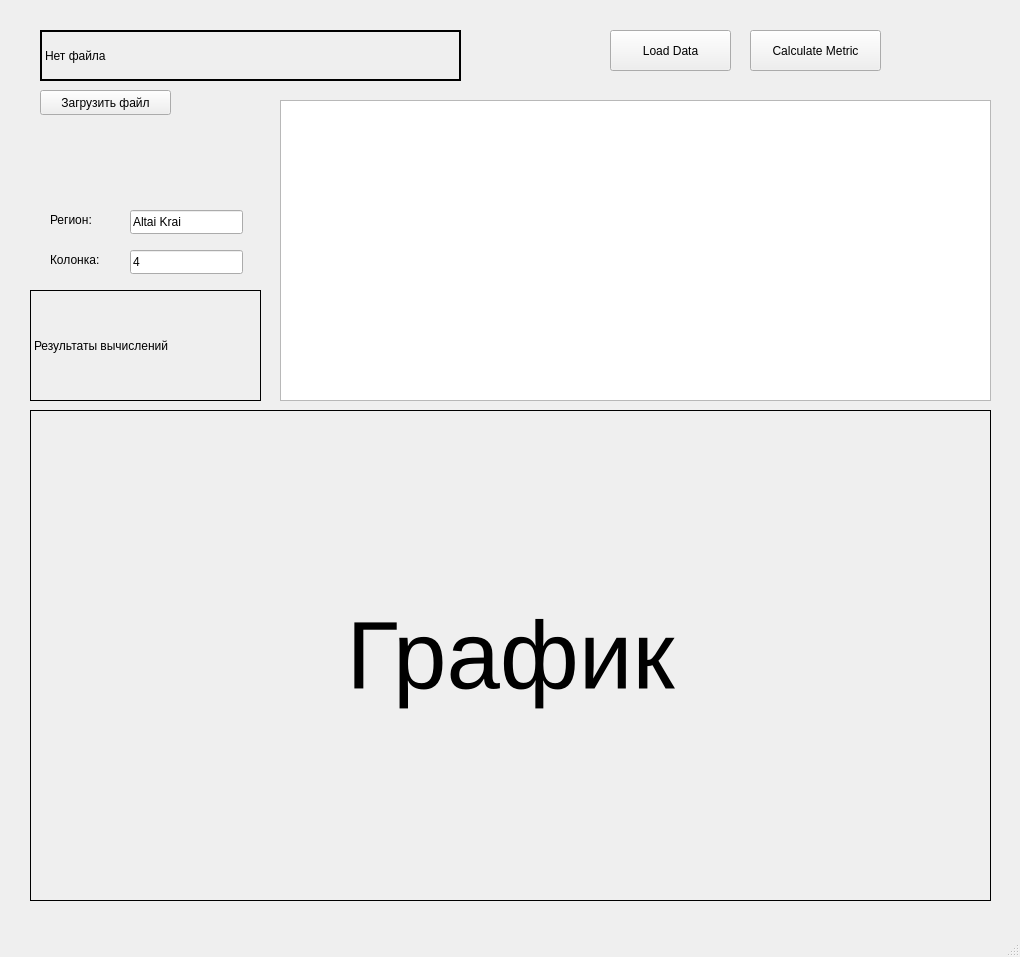
<?xml version="1.0" encoding="UTF-8"?>
<ui version="4.0">
 <class>MainWindow</class>
 <widget class="QMainWindow" name="MainWindow">
  <property name="geometry">
   <rect>
    <x>0</x>
    <y>0</y>
    <width>1020</width>
    <height>957</height>
   </rect>
  </property>
  <property name="windowTitle">
   <string>MainWindow</string>
  </property>
  <widget class="QWidget" name="centralwidget">
   <widget class="QPushButton" name="btn_metric">
    <property name="geometry">
     <rect>
      <x>750</x>
      <y>30</y>
      <width>131</width>
      <height>41</height>
     </rect>
    </property>
    <property name="text">
     <string>Calculate Metric</string>
    </property>
   </widget>
   <widget class="QPushButton" name="btn_load">
    <property name="geometry">
     <rect>
      <x>610</x>
      <y>30</y>
      <width>121</width>
      <height>41</height>
     </rect>
    </property>
    <property name="text">
     <string>Load Data</string>
    </property>
   </widget>
   <widget class="QLabel" name="label_title">
    <property name="geometry">
     <rect>
      <x>40</x>
      <y>30</y>
      <width>421</width>
      <height>51</height>
     </rect>
    </property>
    <property name="frameShape">
     <enum>QFrame::Panel</enum>
    </property>
    <property name="lineWidth">
     <number>2</number>
    </property>
    <property name="text">
     <string>Нет файла</string>
    </property>
    <property name="textFormat">
     <enum>Qt::AutoText</enum>
    </property>
    <property name="wordWrap">
     <bool>false</bool>
    </property>
    <property name="margin">
     <number>10</number>
    </property>
   </widget>
   <widget class="QLineEdit" name="line_region">
    <property name="geometry">
     <rect>
      <x>130</x>
      <y>210</y>
      <width>113</width>
      <height>24</height>
     </rect>
    </property>
    <property name="text">
     <string>Altai Krai</string>
    </property>
   </widget>
   <widget class="QLabel" name="label_region">
    <property name="geometry">
     <rect>
      <x>50</x>
      <y>210</y>
      <width>71</width>
      <height>20</height>
     </rect>
    </property>
    <property name="text">
     <string>Регион:</string>
    </property>
   </widget>
   <widget class="QLabel" name="label_col">
    <property name="geometry">
     <rect>
      <x>50</x>
      <y>250</y>
      <width>71</width>
      <height>20</height>
     </rect>
    </property>
    <property name="text">
     <string>Колонка:</string>
    </property>
   </widget>
   <widget class="QLineEdit" name="line_col">
    <property name="geometry">
     <rect>
      <x>130</x>
      <y>250</y>
      <width>113</width>
      <height>24</height>
     </rect>
    </property>
    <property name="text">
     <string>4</string>
    </property>
   </widget>
   <widget class="QLabel" name="label_result">
    <property name="geometry">
     <rect>
      <x>30</x>
      <y>290</y>
      <width>231</width>
      <height>111</height>
     </rect>
    </property>
    <property name="frameShape">
     <enum>QFrame::Panel</enum>
    </property>
    <property name="text">
     <string>Результаты вычислений</string>
    </property>
    <property name="wordWrap">
     <bool>true</bool>
    </property>
    <property name="margin">
     <number>10</number>
    </property>
   </widget>
   <widget class="QTableView" name="table_metric">
    <property name="geometry">
     <rect>
      <x>280</x>
      <y>100</y>
      <width>711</width>
      <height>301</height>
     </rect>
    </property>
    <property name="editTriggers">
     <set>QAbstractItemView::NoEditTriggers</set>
    </property>
   </widget>
   <widget class="QPushButton" name="btn_loadfile">
    <property name="geometry">
     <rect>
      <x>40</x>
      <y>90</y>
      <width>131</width>
      <height>25</height>
     </rect>
    </property>
    <property name="text">
     <string>Загрузить файл</string>
    </property>
   </widget>
   <widget class="QLabel" name="graphic">
    <property name="geometry">
     <rect>
      <x>30</x>
      <y>410</y>
      <width>961</width>
      <height>491</height>
     </rect>
    </property>
    <property name="font">
     <font>
      <pointsize>72</pointsize>
     </font>
    </property>
    <property name="frameShape">
     <enum>QFrame::Panel</enum>
    </property>
    <property name="text">
     <string>График</string>
    </property>
    <property name="alignment">
     <set>Qt::AlignCenter</set>
    </property>
    <property name="margin">
     <number>20</number>
    </property>
   </widget>
  </widget>
  <widget class="QMenuBar" name="menubar">
   <property name="geometry">
    <rect>
     <x>0</x>
     <y>0</y>
     <width>1020</width>
     <height>20</height>
    </rect>
   </property>
  </widget>
  <widget class="QStatusBar" name="statusbar"/>
 </widget>
 <resources/>
 <connections/>
</ui>
